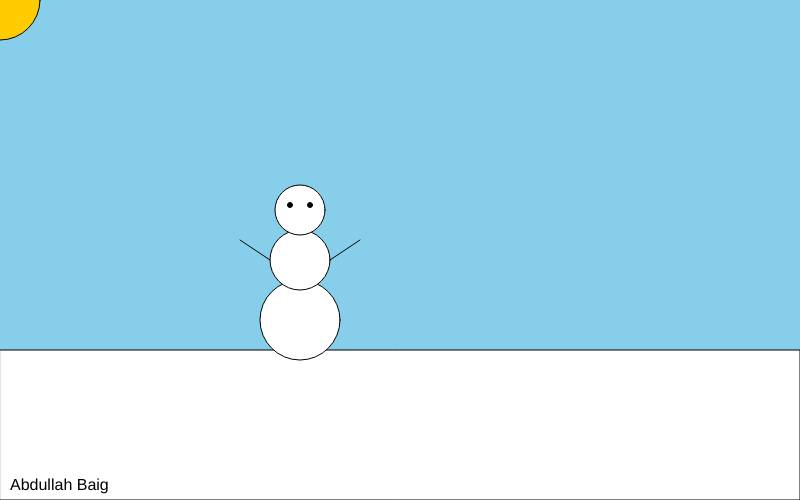
Frame 1 (no input)
Frame 60 (no input): identical to frame 1, image omitted
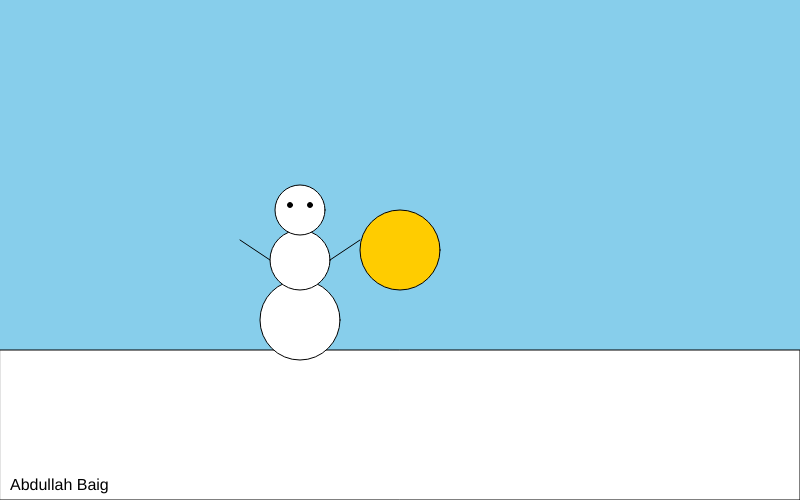
Frame 120 (the mouse pressed at the canvas centre since frame 60)

The p5.js sketch that drew these frames (run headless with seeded random() and noise() and a simulated clock; from frame 60 on, the mouse is pressed at the canvas centre):

// p5.js sketch
// ── sketch.js
// Interactive Winter Scene
// Abdullah Baig
// February 15, 2026
//
// Extra for Experts:
// - describe what you did to take this project "above and beyond"


function setup() {
  createCanvas(windowWidth, windowHeight);
}

function draw() {
  background(220);
}

// =====================
// GLOBAL VARIABLES
// =====================

// Snowman position
let snowmanX = 300;
let snowmanY = 320;

// Background state variable (4 states: 0,1,2,3)
let currentBack = 0;


// =====================
// SETUP
// =====================
function setup() {
  createCanvas(800, 500);
}


// =====================
// MAIN DRAW LOOP
// =====================
function draw() {
  drawBackground();
  drawGround();
  drawSun();
  drawSnowman();
  drawName();
}


// =====================
// BACKGROUND STATES
// =====================
function drawBackground() {

  if (currentBack === 0) {
    background(135, 206, 235); // Day (light blue)
  }
  else if (currentBack === 1) {
    background(100, 149, 237); // Evening
  }
  else if (currentBack === 2) {
    background(40, 60, 120); // Night
  }
  else if (currentBack === 3) {
    background(200, 220, 255); // Snow storm sky
  }
}


// =====================
// GROUND
// =====================
function drawGround() {
  fill(255);
  rect(0, 350, width, 150); // Snow ground
}


// =====================
// SUN (Mouse Interaction)
// =====================
function drawSun() {
  fill(255, 204, 0);
  ellipse(mouseX, mouseY, 80, 80); // Sun follows mouse
}


// =====================
// SNOWMAN (Protagonist)
// =====================
function drawSnowman() {

  fill(255);

  // Bottom body
  ellipse(snowmanX, snowmanY, 80, 80);

  // Middle body
  ellipse(snowmanX, snowmanY - 60, 60, 60);

  // Head
  ellipse(snowmanX, snowmanY - 110, 50, 50);

  // Eyes
  fill(0);
  ellipse(snowmanX - 10, snowmanY - 115, 5, 5);
  ellipse(snowmanX + 10, snowmanY - 115, 5, 5);

  // Arms
  line(snowmanX - 30, snowmanY - 60,
       snowmanX - 60, snowmanY - 80);

  line(snowmanX + 30, snowmanY - 60,
       snowmanX + 60, snowmanY - 80);
}


// =====================
// KEYBOARD CONTROLS
// =====================
function keyPressed() {

  // Move snowman
  if (keyCode === LEFT_ARROW) {
    snowmanX -= 10;
  }

  if (keyCode === RIGHT_ARROW) {
    snowmanX += 10;
  }

  if (keyCode === UP_ARROW) {
    snowmanY -= 10;
  }

  if (keyCode === DOWN_ARROW) {
    snowmanY += 10;
  }

  // Reset position
  if (key === 'r' || key === 'R') {
    snowmanX = 300;
    snowmanY = 320;
  }
}


// =====================
// MIDDLE MOUSE CLICK
// =====================
function mousePressed() {

  if (mouseButton === CENTER) {

    currentBack++;

    if (currentBack > 3) {
      currentBack = 0;
    }
  }
}


// =====================
// NAME DISPLAY
// =====================
function drawName() {
  fill(0);
  textSize(16);
  text("Abdullah Baig", 10, height - 10);
}
